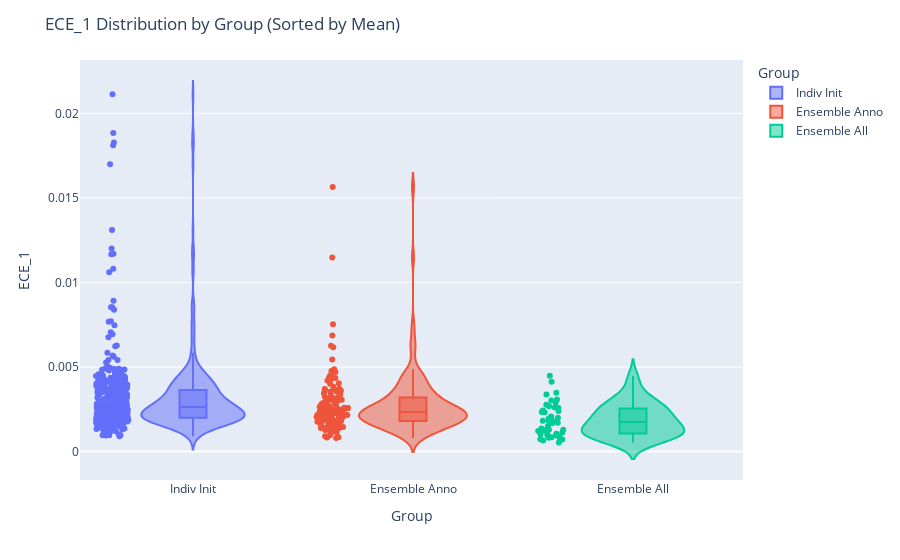

The notebook cell saved with this chart:
### Code cell
# Créer une copie de df
df_plot = df.copy()

# Attribuer les groupes
def assign_group(ct):
    if ct == 'ensemble_all':
        return 'Ensemble All'
    elif ct.startswith('ensemble_anno'):
        return 'Ensemble Anno'
    else:
        return 'Indiv Init'

df_plot["Group"] = df_plot["CT"].apply(assign_group)

# Calculer la moyenne par groupe et trier
ordered_groups = (
    df_plot.groupby("Group")["ECE_1"]
    .mean()
    .sort_values(ascending=False)
    .index.tolist()
)

# Plot avec tri personnalisé
fig = px.violin(df_plot, 
                x="Group", 
                y="ECE_1", 
                color="Group", 
                category_orders={"Group": ordered_groups},
                box=True, 
                points="all"
               )

fig.update_layout(title="ECE_1 Distribution by Group (Sorted by Mean)",
                  xaxis_title="Group",
                  yaxis_title="ECE_1")
fig.show()

### Figure 1 — Plotly figure (JSON) as saved in the notebook; plotly's stock layout.template omitted (floating-point values rounded to 4 significant figures; data arrays with more than 128 entries replaced by an {"elided": "..."} marker saying what was removed)
{"data": [{"alignmentgroup": "True", "box": {"visible": true}, "hovertemplate": "Group=%{x}<br>ECE_1=%{y}<extra></extra>", "legendgroup": "Indiv Init", "marker": {"color": "#636efa"}, "name": "Indiv Init", "offsetgroup": "Indiv Init", "orientation": "v", "points": "all", "scalegroup": "True", "showlegend": true, "type": "violin", "x": {"elided": "396 str values"}, "x0": " ", "xaxis": "x", "y": {"elided": "396 float values"}, "y0": " ", "yaxis": "y"}, {"alignmentgroup": "True", "box": {"visible": true}, "hovertemplate": "Group=%{x}<br>ECE_1=%{y}<extra></extra>", "legendgroup": "Ensemble Anno", "marker": {"color": "#EF553B"}, "name": "Ensemble Anno", "offsetgroup": "Ensemble Anno", "orientation": "v", "points": "all", "scalegroup": "True", "showlegend": true, "type": "violin", "x": {"elided": "129 str values"}, "x0": " ", "xaxis": "x", "y": {"elided": "129 float values"}, "y0": " ", "yaxis": "y"}, {"alignmentgroup": "True", "box": {"visible": true}, "hovertemplate": "Group=%{x}<br>ECE_1=%{y}<extra></extra>", "legendgroup": "Ensemble All", "marker": {"color": "#00cc96"}, "name": "Ensemble All", "offsetgroup": "Ensemble All", "orientation": "v", "points": "all", "scalegroup": "True", "showlegend": true, "type": "violin", "x": ["Ensemble All", "Ensemble All", "Ensemble All", "Ensemble All", "Ensemble All", "Ensemble All", "Ensemble All", "Ensemble All", "Ensemble All", "Ensemble All", "Ensemble All", "Ensemble All", "Ensemble All", "Ensemble All", "Ensemble All", "Ensemble All", "Ensemble All", "Ensemble All", "Ensemble All", "Ensemble All", "Ensemble All", "Ensemble All", "Ensemble All", "Ensemble All", "Ensemble All", "Ensemble All", "Ensemble All", "Ensemble All", "Ensemble All", "Ensemble All", "Ensemble All", "Ensemble All", "Ensemble All", "Ensemble All", "Ensemble All", "Ensemble All", "Ensemble All", "Ensemble All", "Ensemble All", "Ensemble All", "Ensemble All", "Ensemble All", "Ensemble All"], "x0": " ", "xaxis": "x", "y": [0.0007202, 0.003083, 0.002319, 0.001287, 0.001825, 0.001122, 0.001947, 0.0008235, 0.001047, 0.003473, 0.0009651, 0.0009518, 0.004486, 0.002579, 0.001993, 0.00183, 0.0008413, 0.003021, 0.001245, 0.001709, 0.001744, 0.002601, 0.001477, 0.002076, 0.003371, 0.0007326, 0.002432, 0.0008391, 0.002682, 0.001217, 0.002768, 0.001794, 0.00168, 0.001108, 0.002906, 0.001367, 0.001025, 0.001285, 0.002343, 0.004133, 0.002401, 0.0005299, 0.0006598], "y0": " ", "yaxis": "y"}], "layout": {"legend": {"title": {"text": "Group"}, "tracegroupgap": 0}, "margin": {"t": 60}, "title": {"text": "ECE_1 Distribution by Group (Sorted by Mean)"}, "violinmode": "overlay", "xaxis": {"anchor": "y", "categoryarray": ["Indiv Init", "Ensemble Anno", "Ensemble All"], "categoryorder": "array", "domain": [0, 1], "title": {"text": "Group"}}, "yaxis": {"anchor": "x", "domain": [0, 1], "title": {"text": "ECE_1"}}}}
